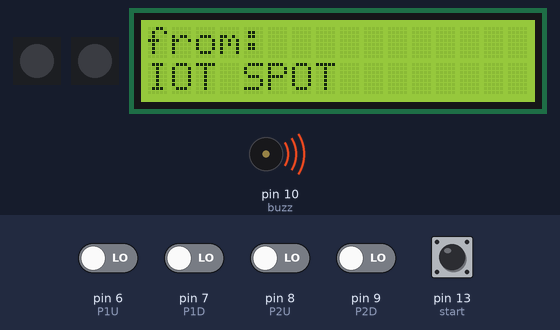
The sketch below on a simulated Arduino Uno, built with avr-gcc and run on an emulated ATmega328P. Shown: 2 × 1 RGB LEDs in strip order, left to right, 16×2 character LCD, buzzer (waves = sounding). The test bench sets the inputs (shaded band); at power-on: pin 6 (P1U), pin 7 (P1D), pin 8 (P2U), pin 9 (P2D), pin 13 (start) LOW.

Above: at 1.7 s.
At 5.8 s:
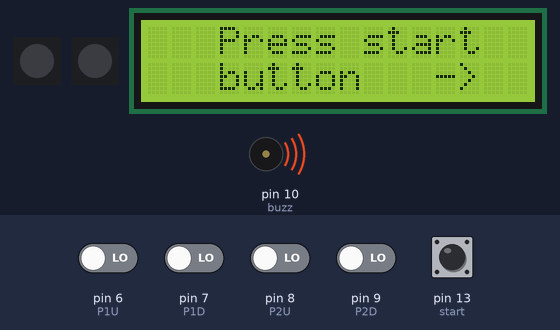
5.9 s: pin 13 (start) pulled HIGH for 0.15 s
At 6.6 s:
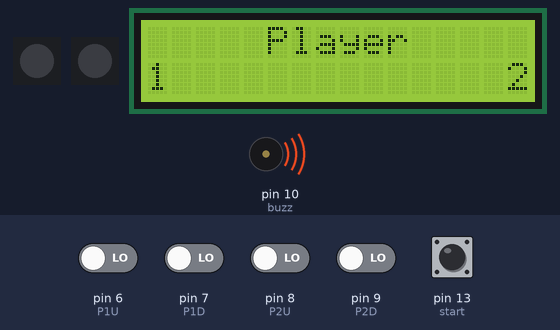
9.0 s: pin 6 (P1U) driven HIGH
At 11.75 s:
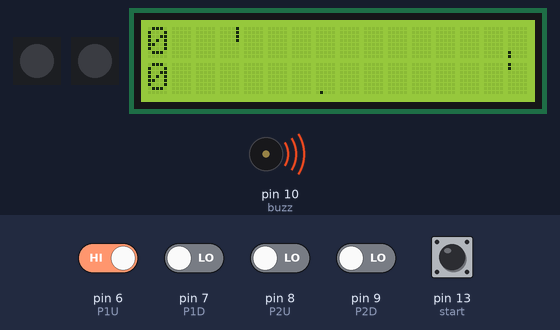
12.0 s: pin 6 (P1U) driven LOW
At 18.8 s:
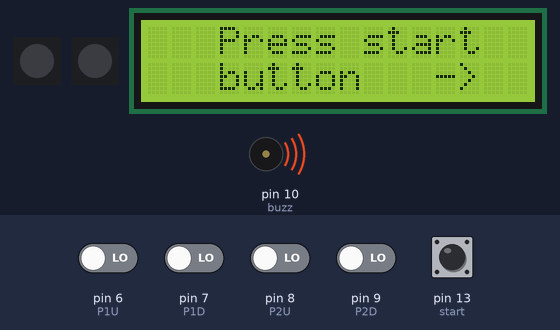
Timing chart, 0 to 20.3 s (numbered marks = the images above; inputs shaded):
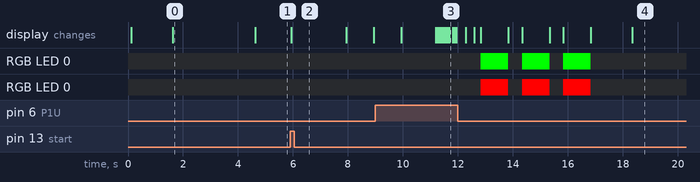

Measured:
- after the input at 5.9 s, the display: changes at once (image 2)
- what the display in image 0 shows lasts 3.0 s, from 1.6 s to 4.6 s

The sketch:

Ping_Pong_Game_Using_Arduino.ino
```cpp
#include <LiquidCrystal.h>
LiquidCrystal lcd(12, 11, 5, 4, 3, 2);

#include <Adafruit_NeoPixel.h>
#define neoPixel1 0 // Player 1
#define neoPixel2 1// Player 2
#define LEDs 1

Adafruit_NeoPixel strip1 = Adafruit_NeoPixel(LEDs, neoPixel1, NEO_GRB + NEO_KHZ800);
Adafruit_NeoPixel strip2 = Adafruit_NeoPixel(LEDs, neoPixel2, NEO_GRB + NEO_KHZ800);

//Start, pause button
#define start 13
// Player1 up push button pin
#define P1U 6
// Player1 down push button pin
#define P1D 7
// Player2 up push button pin
#define P2U 8
// Player2 down push button pin
#define P2D 9
// buzz electric crystal pin
#define buzz 10

//pad1
byte pad1[16] = {0, 0, 0, 0, 0, 0, 1, 1, 1, 1, 0, 0, 0, 0, 0, 0};   // array to hold pad1 LCD row-0&1 values
byte player1_1[8] = {0, 0, 0, 0, 0, 0, 1, 1};   // array to hold pad1 LCD row-0 values
byte player1_2[8] = {1, 1, 0, 0, 0, 0, 0, 0};   // array to hold pad1 LCD row-1 values

//pad2
byte pad2[16] = {0, 0, 0, 0, 0, 0, 16, 16, 16, 16, 0, 0, 0, 0, 0, 0};   // array to hold pad2 LCD row-0&1 values
byte player2_1[8] = {0, 0, 0, 0, 0, 0, 16, 16}; // array to hold pad2 LCD row-0 values
byte player2_2[8] = {16, 16, 0, 0, 0, 0, 0, 0}; // array to hold pad2 LCD row-1 values

//ball
byte ball[16] = {0, 0, 0, 0, 0, 0, 0, 1, 0, 0, 0, 0, 0, 0, 0, 0};   // array to hold ball LCD row-0&1 values
byte ball1[8] = {0, 0, 0, 0, 0, 0, 0, 1};   // array to hold ball LCD row-0 values
byte ball2[8] = {0, 0, 0, 0, 0, 0, 0, 0};   // array to hold ball LCD row-1 values

/*
	x 			- cursor for ball
    bounce 		- status of bounce (0 - ball moves down, 1 - ball moves up)
    direction 	- direction of ball (L - left, R - right)
    v1, v2 & v3 - variables used to check whether the ball hits the paddles or not
    scr1 		- score of player1
    scr2 		- score of player2
    game		- start/stop (0 - stop, 1 - start)
*/

int x = 0, bounce = 0, v1 = 0, v2 = 0, v3 = 0;
char direction = 'L';
int scr1 = 0, scr2 = 0;
boolean game = 0;
int a = 0;

void setup() {

  strip1.begin();
  strip1.show();
  strip2.begin();
  strip2.show();

  pinMode(P1U, INPUT);
  pinMode(P1D, INPUT);
  pinMode(P2U, INPUT);
  pinMode(P2D, INPUT);
  pinMode(start, INPUT);
  pinMode(buzz, OUTPUT);

  buzz_sound(50);
  lcd.begin(16, 2);
  lcd.clear();
  lcd.setCursor(2, 0);
  lcd.print("Arduino UNO");
  lcd.setCursor(1, 1);
  lcd.print("Ping Pong Game");
  delay(1500);

  lcd.clear();
  lcd.setCursor(0, 0);
  lcd.print("from:");
  lcd.setCursor(0, 1);
  lcd.print("IOT SPOT");
  delay(3000);
}

void loop() {

  while (game == 0) {
    for (a; a < 1; a++) {
      for (int i = 0; i < 16; i++) {
        if (6 <= i && i <= 9) {
          pad1[i] = 1;
          pad2[i] = 16;
        }
        else {
          pad1[i] = 0;
          pad2[i] = 0;
        }
        if (i == 7)ball[i] = 1;
        else ball[i] = 0;
      }
      x = 8;    // set ball cursor to 8
      lcd.clear();
      lcd.setCursor(3, 0);
      lcd.print("Press start");
      lcd.setCursor(3, 1);
      lcd.print("button   ->");
    }
    // check whether the start button is pressed
    if (digitalRead(start) == HIGH) {
      lcd.clear();
      lcd.setCursor(5, 0);
      lcd.print("Player");
      lcd.setCursor(0, 1);
      lcd.print("1");
      lcd.setCursor(15, 1);
      lcd.print("2");
      delay(2000);

      for (int i = 3; i > 0; i--) {
        lcd.clear();
        lcd.setCursor(4, 0);
        lcd.print("Be ready!");
        lcd.setCursor(8, 1);
        lcd.print(i);
        if (i == 1)buzz_sound(100);
        delay(1000);
      }
      a = 0;
      game = 1; // set game to 1, exits the while loop and starts the game
    }
    delay(100);
  }
  // game starts
  //when P1U is pressed, the pad1 moves up
  if (digitalRead(P1U) == HIGH) {
    pad1Up();
    delay(50);
  }
  //when P1D is pressed, the pad1 moves down
  if (digitalRead(P1D) == HIGH) {
    pad1Down();
    delay(50);
  }
  //when P2U is pressed, the pad2 moves up
  if (digitalRead(P2U) == HIGH) {
    pad2Up();
    delay(50);
  }
  //when P2D is pressed, the pad2 moves down
  if (digitalRead(P2D) == HIGH) {
    pad2Down();
    delay(50);
  }
  //split pad1 array into 2 arrays, pad11 and pad12
  for (int i = 0; i <= 7; i++) {
    player1_1[i] = pad1[i];
  }

  for (int i = 0, j = 8; i <= 7, j <= 15; i++, j++) {
    player1_2[i] = pad1[j];
  }
  //split pad2 array into 2 arrays, pad21 and pad22
  for (int i = 0; i <= 7; i++) {
    player2_1[i] = pad2[i];
  }

  for (int i = 0, j = 8; i <= 7, j <= 15; i++, j++) {
    player2_2[i] = pad2[j];
  }
  //split ball array into 2 arrays, ball11 and ball12
  for (int i = 0; i <= 7; i++) {
    ball1[i] = ball[i];
  }
  for (int i = 0, j = 8; i <= 7, j <= 15; i++, j++) {
    ball2[i] = ball[j];
  }
  //create custom shapes for pad1, pad2 and ball
  lcd.createChar(0, player1_1);
  lcd.createChar(1, player1_2);
  lcd.createChar(2, player2_1);
  lcd.createChar(3, player2_2);
  lcd.createChar(4, ball1);
  lcd.createChar(5, ball2);

  //print pad1, pad2 and ball
  lcd.clear();
  lcd.setCursor(0, 0);  // position of scr1
  lcd.print(scr1);
  lcd.setCursor(0, 1);  // position of scr2
  lcd.print(scr2);

  lcd.setCursor(3, 0);  // position of player1_1
  lcd.write(byte(0));
  lcd.setCursor(3, 1);  // position of player1_2
  lcd.write(byte(1));
  lcd.setCursor(15, 0); // position of player2_1
  lcd.write(byte(2));
  lcd.setCursor(15, 1); // position of player2_2
  lcd.write(byte(3));
  lcd.setCursor(x, 0);  // position of ball1, x is changed to move the ball on the display
  lcd.write(byte(4));
  lcd.setCursor(x, 1);  // position of ball2, x is changed to move the ball on the display
  lcd.write(byte(5));

  // checks whether the ball hits the pad1
  if (x == 3) {
    for (int b = 0; b < 16; b++) {
      if (ball[b] != 0) {
        v1 = ball[b];
        v2 = pad1[b];
      }
    }
    // if ball hits pad1, change direction of ball to R (right)
    if (v1 == v2) {
      direction = 'R';
      scr1 += 1;
      buzz_sound(10);
    }
    // else display the winner
    else {
      lcd.clear();
      lcd.setCursor(3, 0);
      lcd.print("Game End!");
      lcd.setCursor(4, 1);
      lcd.print("P2 won!");

      // green LED glows for winner and red for looser with buzz electric crystal sound
      for (int i = 0; i < 3; i++) {
        strip1.setPixelColor(0, 255, 0, 0);
        strip1.show();
        strip2.setPixelColor(0, 0, 255, 0);
        strip2.show();
        buzz_sound(500);
        delay(500);
        strip1.setPixelColor(0, 0, 0, 0);
        strip1.show();
        strip2.setPixelColor(0, 0, 0, 0);
        strip2.show();
        delay(500);
      }
      // set scores to 0 and restart the game
      scr1 = scr2 = 0;
      delay(1000);
      game = 0;
    }
  }
  // checks whether the ball hits the pad2
  if (x == 15) {
    for (int b = 0; b < 16; b++) {
      if (ball[b] != 0) {
        v1 = ball[b];
        v3 = pad2[b];
      }
    }
    // if ball hits pad2, change direction of ball to L (left)
    if (v1 == v3) {
      direction = 'L';
      scr2 += 1;
      buzz_sound(10);
    }
    // else display the winner
    else {
      lcd.clear();
      lcd.setCursor(3, 0);
      lcd.print("Game Ends!");
      lcd.setCursor(4, 1);
      lcd.print("P1 won!");

      // green LED glows for winner and red for looser with buzz electric crystal sound
      for (int i = 0; i < 3; i++) {
        strip1.setPixelColor(0, 0, 255, 0);
        strip1.show();
        strip2.setPixelColor(0, 255, 0, 0);
        strip2.show();
        buzz_sound(500);
        delay(500);
        strip1.setPixelColor(0, 0, 0, 0);
        strip1.show();
        strip2.setPixelColor(0, 0, 0, 0);
        strip2.show();
        delay(500);
      }
      // set scores to 0 and restart the game
      scr1 = scr2 = 0;
      delay(1000);
      game = 0;
    }
  }
  // if direction is L (left), move ball to left
  if (direction == 'L') {
    for (int b = 0; b < 16; b++)
      if (ball[b] == 16) x -= 1;

    if (bounce == 0)
      move_leftDown();
    else
      move_leftUp();
  }
  // if direction is R (right), move ball to right
  if (direction == 'R') {
    for (int b = 0; b < 16; b++)
      if (ball[b] == 1) x += 1;

    if (bounce == 0)
      move_rightDown();
    else
      move_rightUp();
  }
}
//pad1Up function
void pad1Up() {
  if (pad1[0] != 1) {
    int temp = pad1[0], i;
    for (i = 0; i < 16; i++)
      pad1[i] = pad1[i + 1];
    pad1[i] = temp;
  }
}
//pad1Down function
void pad1Down() {
  if (pad1[15] != 1) {
    int temp = pad1[15], i;
    for (i = 15; i > 0; i--)
      pad1[i] = pad1[i - 1];
    pad1[i] = temp;
  }
}
//pad2Up function
void pad2Up() {
  if (pad2[0] != 16) {
    int temp = pad2[0], i;
    for (i = 0; i < 16; i++)
      pad2[i] = pad2[i + 1];
    pad2[i] = temp;
  }
}
//pad2Down function
void pad2Down() {
  if (pad2[15] != 16) {
    int temp = pad2[15], i;
    for (i = 15; i > 0; i--)
      pad2[i] = pad2[i - 1];
    pad2[i] = temp;
  }
}
//move_leftDown function
void move_leftDown() {

  if (ball[15] == 0) {
    int temp = ball[15], i;
    for (i = 15; i > 0; i--)
      ball[i] = ball[i - 1];
    ball[i] = temp;
    move_left();
  }
  else {
    bounce = 1;
    buzz_sound(10);
  }
}
//move_leftUp function
void move_leftUp() {

  if (ball[0] == 0) {
    int temp = ball[0], i;
    for (i = 0; i < 15; i++)
      ball[i] = ball[i + 1];
    ball[i] = temp;
    move_left();
  }
  else {
    bounce = 0;
    buzz_sound(10);
  }
}
//move_rightDown function
void move_rightDown() {

  if (ball[15] == 0) {
    int temp = ball[15], i;
    for (i = 15; i > 0; i--)
      ball[i] = ball[i - 1];
    ball[i] = temp;
    move_right();
  }
  else {
    bounce = 1;
    buzz_sound(10);
  }
}
//move_rightUp function
void move_rightUp() {

  if (ball[0] == 0) {
    int temp = ball[0], i;
    for (i = 0; i < 15; i++)
      ball[i] = ball[i + 1];
    ball[i] = temp;
    move_right();
  }
  else {
    bounce = 0;
    buzz_sound(10);
  }
}
// move_right function
void move_right() {
  for (int b = 0; b < 16; b++) {
    if (ball[b] != 0) {
      if (ball[b] == 16)ball[b] = 8;
      else if (ball[b] == 8) ball[b] = 4;
      else if (ball[b] == 4) ball[b] = 2;
      else if (ball[b] == 2) ball[b] = 1;
      else if (ball[b] == 1) ball[b] = 16;
    }
  }
}
// move_left function
void move_left() {
  for (int b = 0; b < 16; b++) {
    if (ball[b] != 0) {
      if (ball[b] == 1)ball[b] = 2;
      else if (ball[b] == 2) ball[b] = 4;
      else if (ball[b] == 4) ball[b] = 8;
      else if (ball[b] == 8)ball[b] = 16;
      else if (ball[b] == 16)ball[b] = 1;
    }
  }
}
//buzz_sound function
void buzz_sound(int d) {
  analogWrite(buzz, 20);
  delay(d);
  analogWrite(buzz, 0);
}
```
